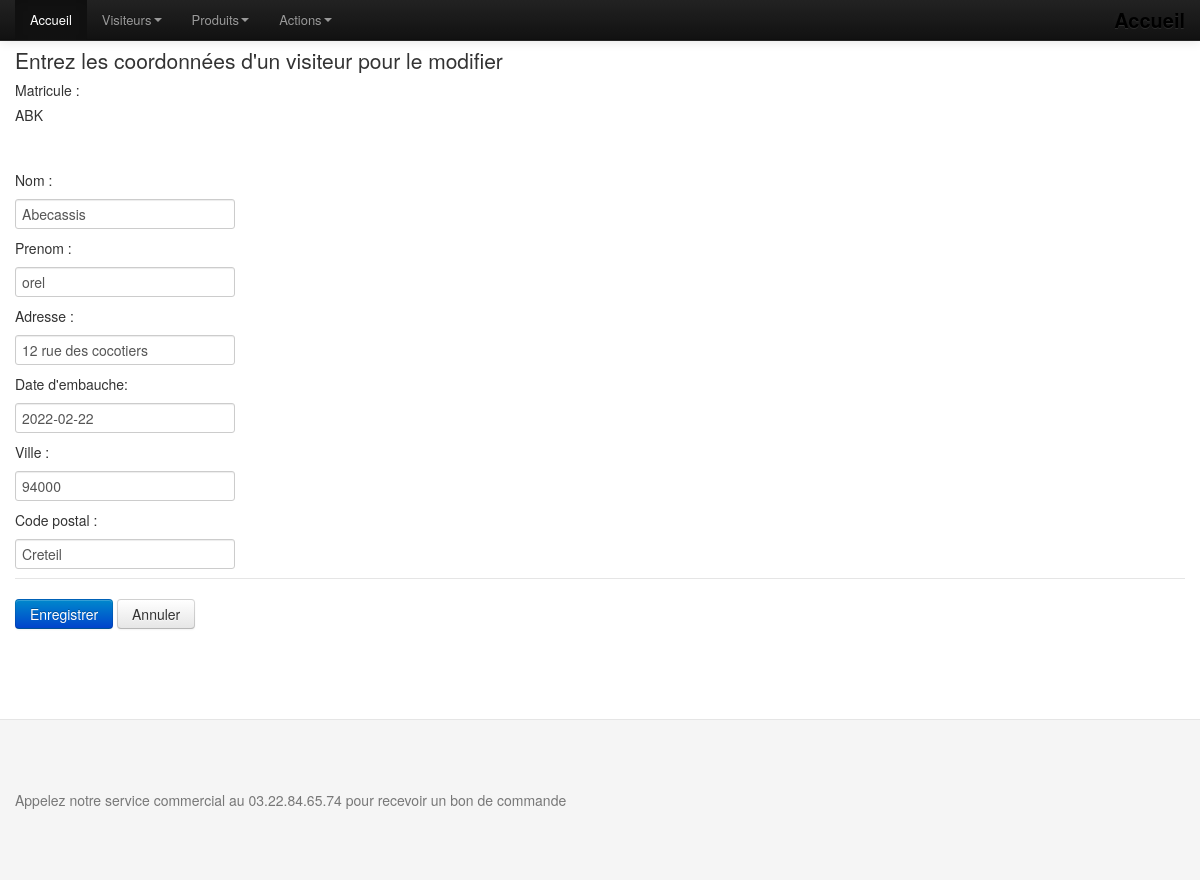
Page /modifierVisiteur.php?ID=ABK on the committed database.
### tables this page shows
CREATE TABLE `visiteur` (
  `VIS_MATRICULE` char(10) NOT NULL,
  `VIS_NOM` char(25) DEFAULT NULL,
  `VIS_PRENOM` char(50) DEFAULT NULL,
  `VIS_ADRESSE` char(50) DEFAULT NULL,
  `VIS_CP` char(10) DEFAULT NULL,
  `VIS_VILLE` char(30) DEFAULT NULL,
  `VIS_DATEEMBAUCHE` date DEFAULT NULL
);

### modifierVisiteur.php (called while the page is built, shortened)
<?php
include("tools/fonction.php");
  $ID = $_GET['ID'];
 $visit =  listerVisiteurID($ID);
include("vues/entete.php");
include("vues/menu.php");
   include("vues/vModifierVisiteur.php");
include("vues/pied.php") ;
?>

### tools/fonction.php (called while the page is built, shortened)
<?php
function listerVisiteurID($ID)
{
  $connexion = connexionBdd();
  if (TRUE)
  {
      $requete="select vis_nom,VIS_MATRICULE,vis_dateembauche, vis_prenom, vis_adresse, vis_ville, vis_cp from visiteur where VIS_MATRICULE = '".$ID."';";
      $jeuResultat=$connexion->query($requete);
      $jeuResultat->setFetchMode(PDO::FETCH_OBJ);
      $i = 0;
      $ligne = $jeuResultat->fetch();
      while($ligne)
      {
          $visiteur[$i]['nom']=$ligne->vis_nom;
          $visiteur[$i]['date']=$ligne->vis_dateembauche;
          $visiteur[$i]['prenom']=$ligne->vis_prenom;
          $visiteur[$i]['adresse']=$ligne->vis_adresse;
          $visiteur[$i]['ville']=$ligne->vis_ville;
          $visiteur[$i]['cp']=$ligne->vis_cp;
          $visiteur[$i]['VIS_MATRICULE']=$ligne->VIS_MATRICULE;
          $ligne=$jeuResultat->fetch();
          $i = $i + 1;
      }
  }
  return $visiteur;
}
?>

### vues/vModifierVisiteur.php (the view, shortened to what this page needs)
<div class="container">
<form name="formAjouterVisiteur" action="" method="post" onSubmit="return valider()">
  <fieldset>
    <legend>Entrez les coordonnées d'un visiteur pour le modifier </le gend>
    <label>Matricule :</label> <label for=""><?php echo $visit[0]['VIS_MATRICULE']?></label><br />
    <label>Nom :</label> <input type="text" name="nom" size="20" value="<?php echo $visit[0]['nom']?>"/><br />
    <label>Prenom :</label> <input type="text" name="prenom" size="10"  value="<?php echo $visit[0]['prenom']?>" /><br />
    <label>Adresse :</label> <input type="text" name="adresse" size="10"  value="<?php echo $visit[0]['adresse']?>" /><br />
    <label>Date d'embauche:</label> <input type="text" name="date" size="10"  value="<?php echo $visit[0]['date']?>" /><br />
    <label>Ville : </label> <input type ="text" name="cp" size="20" value="<?php echo $visit[0]['cp']?>" />
    <label>Code postal : </label> <input type="text" name="ville" size="10" value="<?php echo $visit[0]['ville']?>" /><br>
  </fieldset>
  <button type="submit" class="btn btn-primary">Enregistrer</button>
  <button type="reset" class="btn">Annuler</button>
</form>
</div>

### assets/css/docs.css (style rules this page uses)
body { position: relative; padding-top: 40px; }

### rows in the picture
visiteur: VIS_MATRICULE "ABK", nom "Abecassis", prenom "orel", adresse "12 rue des cocotiers", date "2022-02-22", cp "94000", ville "Creteil"
